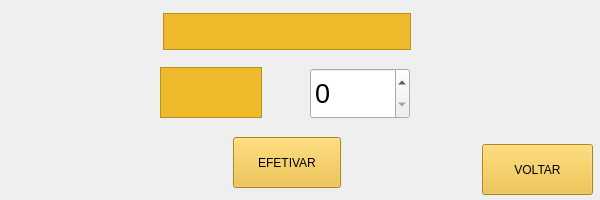
<?xml version="1.0" encoding="UTF-8"?>
<ui version="4.0">
 <class>MainWindow</class>
 <widget class="QMainWindow" name="MainWindow">
  <property name="geometry">
   <rect>
    <x>0</x>
    <y>0</y>
    <width>600</width>
    <height>200</height>
   </rect>
  </property>
  <property name="minimumSize">
   <size>
    <width>600</width>
    <height>200</height>
   </size>
  </property>
  <property name="maximumSize">
   <size>
    <width>600</width>
    <height>200</height>
   </size>
  </property>
  <property name="windowTitle">
   <string>Banco Assemble</string>
  </property>
  <widget class="QWidget" name="centralwidget">
   <widget class="QLabel" name="label">
    <property name="geometry">
     <rect>
      <x>0</x>
      <y>0</y>
      <width>601</width>
      <height>201</height>
     </rect>
    </property>
    <property name="styleSheet">
     <string notr="true">background-image: url(:/Emprestimo/Emprestimo.png);</string>
    </property>
    <property name="text">
     <string/>
    </property>
   </widget>
   <widget class="QSpinBox" name="parcelas">
    <property name="geometry">
     <rect>
      <x>310</x>
      <y>68</y>
      <width>100</width>
      <height>51</height>
     </rect>
    </property>
    <property name="font">
     <font>
      <pointsize>20</pointsize>
     </font>
    </property>
    <property name="styleSheet">
     <string notr="true"/>
    </property>
   </widget>
   <widget class="QTextEdit" name="quantidade">
    <property name="geometry">
     <rect>
      <x>163</x>
      <y>13</y>
      <width>248</width>
      <height>37</height>
     </rect>
    </property>
    <property name="font">
     <font>
      <pointsize>14</pointsize>
     </font>
    </property>
    <property name="styleSheet">
     <string notr="true">background-color: rgb(238, 186, 43);</string>
    </property>
    <property name="html">
     <string>&lt;!DOCTYPE HTML PUBLIC &quot;-//W3C//DTD HTML 4.0//EN&quot; &quot;http://www.w3.org/TR/REC-html40/strict.dtd&quot;&gt;
&lt;html&gt;&lt;head&gt;&lt;meta name=&quot;qrichtext&quot; content=&quot;1&quot; /&gt;&lt;meta charset=&quot;utf-8&quot; /&gt;&lt;style type=&quot;text/css&quot;&gt;
p, li { white-space: pre-wrap; }
&lt;/style&gt;&lt;/head&gt;&lt;body style=&quot; font-family:'Segoe UI'; font-size:14pt; font-weight:400; font-style:normal;&quot;&gt;
&lt;p align=&quot;center&quot; style=&quot;-qt-paragraph-type:empty; margin-top:0px; margin-bottom:0px; margin-left:0px; margin-right:0px; -qt-block-indent:0; text-indent:0px;&quot;&gt;&lt;br /&gt;&lt;/p&gt;&lt;/body&gt;&lt;/html&gt;</string>
    </property>
   </widget>
   <widget class="QTextEdit" name="conta">
    <property name="geometry">
     <rect>
      <x>160</x>
      <y>67</y>
      <width>102</width>
      <height>51</height>
     </rect>
    </property>
    <property name="font">
     <font>
      <pointsize>20</pointsize>
     </font>
    </property>
    <property name="styleSheet">
     <string notr="true">background-color: rgb(238, 186, 43);</string>
    </property>
    <property name="html">
     <string>&lt;!DOCTYPE HTML PUBLIC &quot;-//W3C//DTD HTML 4.0//EN&quot; &quot;http://www.w3.org/TR/REC-html40/strict.dtd&quot;&gt;
&lt;html&gt;&lt;head&gt;&lt;meta name=&quot;qrichtext&quot; content=&quot;1&quot; /&gt;&lt;meta charset=&quot;utf-8&quot; /&gt;&lt;style type=&quot;text/css&quot;&gt;
p, li { white-space: pre-wrap; }
&lt;/style&gt;&lt;/head&gt;&lt;body style=&quot; font-family:'Segoe UI'; font-size:20pt; font-weight:400; font-style:normal;&quot;&gt;
&lt;p align=&quot;center&quot; style=&quot;-qt-paragraph-type:empty; margin-top:0px; margin-bottom:0px; margin-left:0px; margin-right:0px; -qt-block-indent:0; text-indent:0px; font-size:13pt;&quot;&gt;&lt;br /&gt;&lt;/p&gt;&lt;/body&gt;&lt;/html&gt;</string>
    </property>
   </widget>
   <widget class="QPushButton" name="efetivar">
    <property name="geometry">
     <rect>
      <x>233</x>
      <y>137</y>
      <width>108</width>
      <height>51</height>
     </rect>
    </property>
    <property name="styleSheet">
     <string notr="true">background-color: rgb(238, 186, 43);</string>
    </property>
    <property name="text">
     <string>EFETIVAR</string>
    </property>
   </widget>
   <widget class="QPushButton" name="back">
    <property name="geometry">
     <rect>
      <x>482</x>
      <y>144</y>
      <width>111</width>
      <height>51</height>
     </rect>
    </property>
    <property name="styleSheet">
     <string notr="true">background-color: rgb(238, 186, 43);</string>
    </property>
    <property name="text">
     <string>VOLTAR</string>
    </property>
   </widget>
  </widget>
 </widget>
 <resources>
  <include location="../Images/Path.qrc"/>
 </resources>
 <connections/>
</ui>
